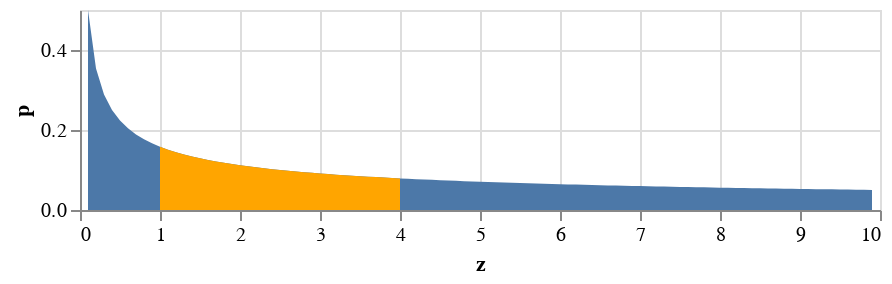

The code cell stored with this chart in its notebook:
### Markdown cell above
This works the same way as the probability mass function for a discrete random variable $\mathbf V$:

$$P(\mathbf V \in A) = \sum_{v \in A} \phi(v)$$

### Code cell
A = (1<=z) & (z<=4)
distribution = pd.DataFrame({'z':z, 'p':p, 'A':A})
alt.Chart(distribution, height=100, width=400).mark_area().encode(
    x='z',
    y='p'
) + alt.Chart(distribution.query('A')).mark_area(color='orange').encode(
    x='z',
    y='p'
)

### Figure 1 — Vega-Lite specification as saved in the notebook (floating-point values rounded to 4 significant figures)
{"$schema": "https://vega.github.io/schema/vega-lite/v3.4.0.json", "config": {"mark": {"tooltip": null}, "view": {"height": 300, "width": 400}}, "datasets": {"data-38281cf2c0e1505142c3c5058c2c3093": [{"A": true, "p": 0.1581, "z": 1}, {"A": true, "p": 0.1508, "z": 1.1}, {"A": true, "p": 0.1443, "z": 1.2}, {"A": true, "p": 0.1387, "z": 1.3}, {"A": true, "p": 0.1336, "z": 1.4}, {"A": true, "p": 0.1291, "z": 1.5}, {"A": true, "p": 0.125, "z": 1.6}, {"A": true, "p": 0.1213, "z": 1.7}, {"A": true, "p": 0.1179, "z": 1.8}, {"A": true, "p": 0.1147, "z": 1.9}, {"A": true, "p": 0.1118, "z": 2}, {"A": true, "p": 0.1091, "z": 2.1}, {"A": true, "p": 0.1066, "z": 2.2}, {"A": true, "p": 0.1043, "z": 2.3}, {"A": true, "p": 0.1021, "z": 2.4}, {"A": true, "p": 0.1, "z": 2.5}, {"A": true, "p": 0.09806, "z": 2.6}, {"A": true, "p": 0.09623, "z": 2.7}, {"A": true, "p": 0.09449, "z": 2.8}, {"A": true, "p": 0.09285, "z": 2.9}, {"A": true, "p": 0.09129, "z": 3.0}, {"A": true, "p": 0.0898, "z": 3.1}, {"A": true, "p": 0.08839, "z": 3.2}, {"A": true, "p": 0.08704, "z": 3.3}, {"A": true, "p": 0.08575, "z": 3.4}, {"A": true, "p": 0.08452, "z": 3.5}, {"A": true, "p": 0.08333, "z": 3.6}, {"A": true, "p": 0.0822, "z": 3.7}, {"A": true, "p": 0.08111, "z": 3.8}, {"A": true, "p": 0.08006, "z": 3.9}, {"A": true, "p": 0.07906, "z": 4}], "data-89a8ddb88ed1bbce5b68460de5942481": [{"A": false, "p": 0.5, "z": 0.1}, {"A": false, "p": 0.3536, "z": 0.2}, {"A": false, "p": 0.2887, "z": 0.3}, {"A": false, "p": 0.25, "z": 0.4}, {"A": false, "p": 0.2236, "z": 0.5}, {"A": false, "p": 0.2041, "z": 0.6}, {"A": false, "p": 0.189, "z": 0.7}, {"A": false, "p": 0.1768, "z": 0.8}, {"A": false, "p": 0.1667, "z": 0.9}, {"A": true, "p": 0.1581, "z": 1}, {"A": true, "p": 0.1508, "z": 1.1}, {"A": true, "p": 0.1443, "z": 1.2}, {"A": true, "p": 0.1387, "z": 1.3}, {"A": true, "p": 0.1336, "z": 1.4}, {"A": true, "p": 0.1291, "z": 1.5}, {"A": true, "p": 0.125, "z": 1.6}, {"A": true, "p": 0.1213, "z": 1.7}, {"A": true, "p": 0.1179, "z": 1.8}, {"A": true, "p": 0.1147, "z": 1.9}, {"A": true, "p": 0.1118, "z": 2}, {"A": true, "p": 0.1091, "z": 2.1}, {"A": true, "p": 0.1066, "z": 2.2}, {"A": true, "p": 0.1043, "z": 2.3}, {"A": true, "p": 0.1021, "z": 2.4}, {"A": true, "p": 0.1, "z": 2.5}, {"A": true, "p": 0.09806, "z": 2.6}, {"A": true, "p": 0.09623, "z": 2.7}, {"A": true, "p": 0.09449, "z": 2.8}, {"A": true, "p": 0.09285, "z": 2.9}, {"A": true, "p": 0.09129, "z": 3.0}, {"A": true, "p": 0.0898, "z": 3.1}, {"A": true, "p": 0.08839, "z": 3.2}, {"A": true, "p": 0.08704, "z": 3.3}, {"A": true, "p": 0.08575, "z": 3.4}, {"A": true, "p": 0.08452, "z": 3.5}, {"A": true, "p": 0.08333, "z": 3.6}, {"A": true, "p": 0.0822, "z": 3.7}, {"A": true, "p": 0.08111, "z": 3.8}, {"A": true, "p": 0.08006, "z": 3.9}, {"A": true, "p": 0.07906, "z": 4}, {"A": false, "p": 0.07809, "z": 4.1}, {"A": false, "p": 0.07715, "z": 4.2}, {"A": false, "p": 0.07625, "z": 4.3}, {"A": false, "p": 0.07538, "z": 4.4}, {"A": false, "p": 0.07454, "z": 4.5}, {"A": false, "p": 0.07372, "z": 4.6}, {"A": false, "p": 0.07293, "z": 4.7}, {"A": false, "p": 0.07217, "z": 4.8}, {"A": false, "p": 0.07143, "z": 4.9}, {"A": false, "p": 0.07071, "z": 5}, {"A": false, "p": 0.07001, "z": 5.1}, {"A": false, "p": 0.06934, "z": 5.2}, {"A": false, "p": 0.06868, "z": 5.3}, {"A": false, "p": 0.06804, "z": 5.4}, {"A": false, "p": 0.06742, "z": 5.5}, {"A": false, "p": 0.06682, "z": 5.6}, {"A": false, "p": 0.06623, "z": 5.7}, {"A": false, "p": 0.06565, "z": 5.8}, {"A": false, "p": 0.06509, "z": 5.9}, {"A": false, "p": 0.06455, "z": 6}, {"A": false, "p": 0.06402, "z": 6.1}, {"A": false, "p": 0.0635, "z": 6.2}, {"A": false, "p": 0.06299, "z": 6.3}, {"A": false, "p": 0.0625, "z": 6.4}, {"A": false, "p": 0.06202, "z": 6.5}, {"A": false, "p": 0.06155, "z": 6.6}, {"A": false, "p": 0.06108, "z": 6.7}, {"A": false, "p": 0.06063, "z": 6.8}, {"A": false, "p": 0.06019, "z": 6.9}, {"A": false, "p": 0.05976, "z": 7}, {"A": false, "p": 0.05934, "z": 7.1}, {"A": false, "p": 0.05893, "z": 7.2}, {"A": false, "p": 0.05852, "z": 7.3}, {"A": false, "p": 0.05812, "z": 7.4}, {"A": false, "p": 0.05774, "z": 7.5}, {"A": false, "p": 0.05735, "z": 7.6}, {"A": false, "p": 0.05698, "z": 7.7}, {"A": false, "p": 0.05661, "z": 7.8}, {"A": false, "p": 0.05625, "z": 7.9}, {"A": false, "p": 0.0559, "z": 8}, {"A": false, "p": 0.05556, "z": 8.1}, {"A": false, "p": 0.05522, "z": 8.2}, {"A": false, "p": 0.05488, "z": 8.3}, {"A": false, "p": 0.05455, "z": 8.4}, {"A": false, "p": 0.05423, "z": 8.5}, {"A": false, "p": 0.05392, "z": 8.6}, {"A": false, "p": 0.05361, "z": 8.7}, {"A": false, "p": 0.0533, "z": 8.8}, {"A": false, "p": 0.053, "z": 8.9}, {"A": false, "p": 0.0527, "z": 9}, {"A": false, "p": 0.05241, "z": 9.1}, {"A": false, "p": 0.05213, "z": 9.2}, {"A": false, "p": 0.05185, "z": 9.3}, {"A": false, "p": 0.05157, "z": 9.4}, {"A": false, "p": 0.0513, "z": 9.5}, {"A": false, "p": 0.05103, "z": 9.6}, {"A": false, "p": 0.05077, "z": 9.7}, {"A": false, "p": 0.05051, "z": 9.8}, {"A": false, "p": 0.05025, "z": 9.9}]}, "layer": [{"data": {"name": "data-89a8ddb88ed1bbce5b68460de5942481"}, "encoding": {"x": {"field": "z", "type": "quantitative"}, "y": {"field": "p", "type": "quantitative"}}, "height": 100, "mark": "area", "width": 400}, {"data": {"name": "data-38281cf2c0e1505142c3c5058c2c3093"}, "encoding": {"x": {"field": "z", "type": "quantitative"}, "y": {"field": "p", "type": "quantitative"}}, "mark": {"color": "orange", "type": "area"}}]}
